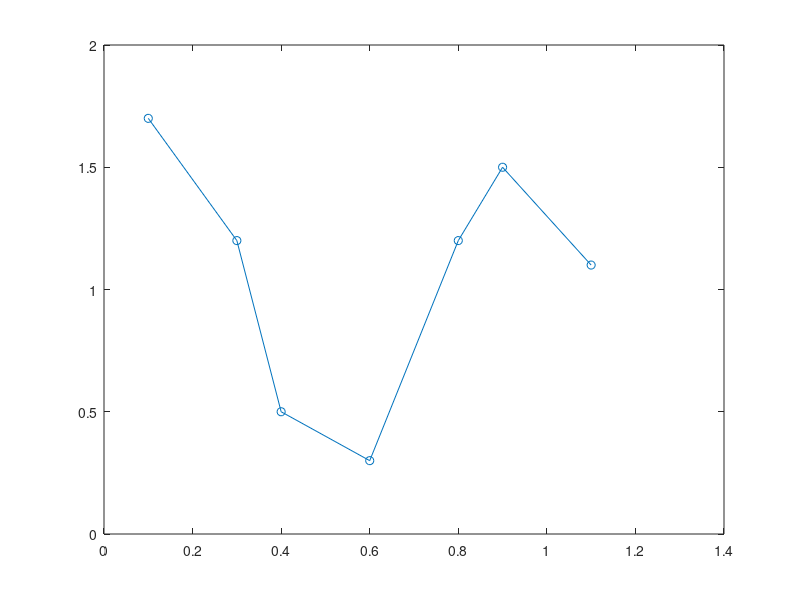
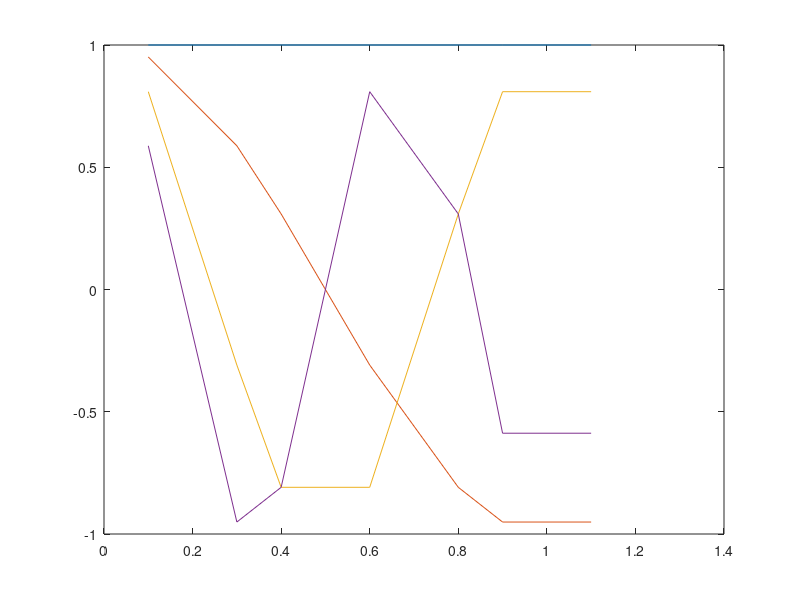
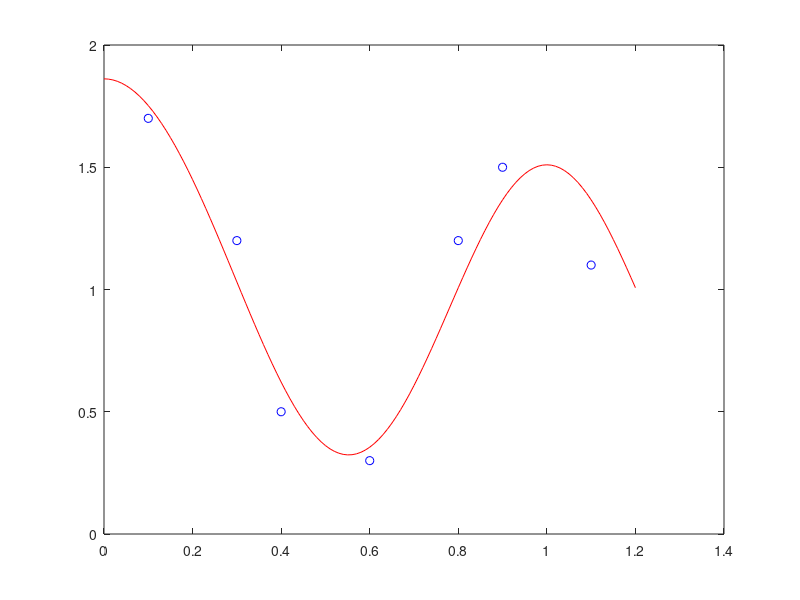

Here is the MATLAB script that generated these plots, in order:
% CLASS26OCT  In-class demonstration of least-squares fitting, here with
% a finite Fourier series.  Also look at condition number of Vandermonde
% matrix associated to polynomial fitting.

% input some "data" as column vectors and plot it
x = [0.1 0.3 0.4 0.6 0.8 0.9 1.1]'
y = [1.7 1.2 0.5 0.3 1.2 1.5 1.1]'
figure(1)
plot(x,y,'-o')

% we want
%   y_i = c_1 + c_2 cos(pi x_i) + c_2 cos(2 pi x_i) + c_3 cos(3 pi x_i)
% for  i = 1,...,7,  so build  7 x 4  matrix for this linear system
A = [ones(size(x)) cos(pi*x) cos(2*pi*x) cos(3*pi*x)]

% the columns of A are linearly-independent, which we can see and check
figure(2)
plot(x,A)
rank(A)

% solving in the least squares sense is a built-in "mode" of backslash:
c = A \ y

% plot the least squares solution as a nice curve
xfine = 0:.01:1.2;
p = c(1) + c(2) * cos(pi*xfine) + c(3) * cos(2*pi*xfine) + c(4) * cos(3*pi*xfine);
figure(3)
plot(x,y,'bo',xfine,p,'r-')

% new topic:  why the normal equations might be bad
% answer: the Vandermonde matrix A is already (often) ill-conditioned,
% and the formation of A^* A, when setting-up the normal equations,
% squares the condition number
x = randn(10,1)
A = fliplr(vander(x))
cond(A)
cond(A'*A)
